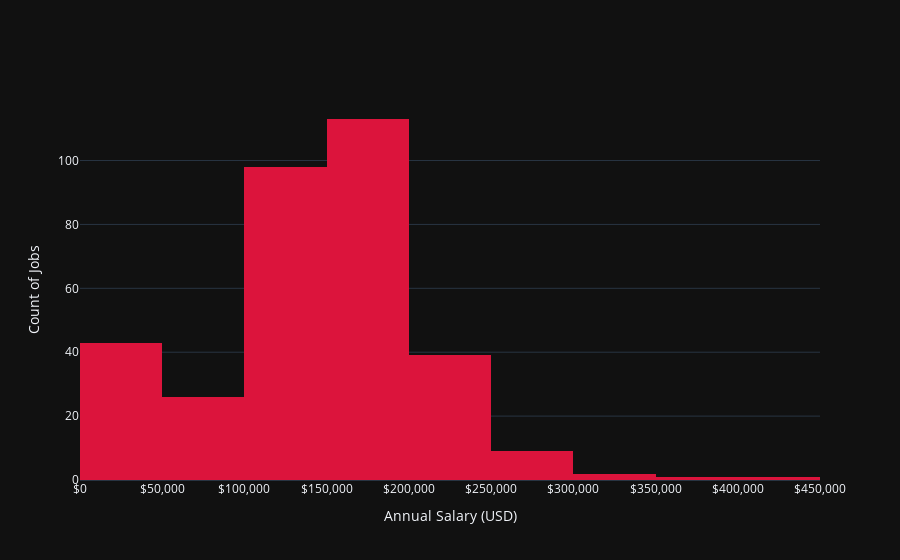

Notebook code cell kept with this figure:
### Code cell
# create a histogram using Plotly
fig = go.Figure(data=[go.Histogram(x=df['salary'], nbinsx=15, marker=dict(color='crimson'),
                                   hovertemplate='<b>Annual Salary Range:</b> %{x}<b><br>Number of Jobs: </b>%{y}', name = '')])

# cpdate the layout of the figure
fig.update_layout(
                  xaxis_title='Annual Salary (USD)', yaxis_title='Count of Jobs',
                  template='plotly_dark',
                  xaxis=dict(tickformat='$,.0f')
                  )

# show the figure
fig.show()

fig.write_html("../../website/plots/plot-5.html")

### Figure 1 — Plotly figure (JSON) as saved in the notebook; plotly's stock layout.template omitted (floating-point values rounded to 4 significant figures; data arrays with more than 128 entries replaced by an {"elided": "..."} marker saying what was removed)
{"data": [{"hovertemplate": "<b>Annual Salary Range:</b> %{x}<b><br>Number of Jobs: </b>%{y}", "marker": {"color": "crimson"}, "name": "", "nbinsx": 15, "type": "histogram", "x": {"elided": "823 int values"}}], "layout": {"xaxis": {"tickformat": "$,.0f", "title": {"text": "Annual Salary (USD)"}}, "yaxis": {"title": {"text": "Count of Jobs"}}}}
